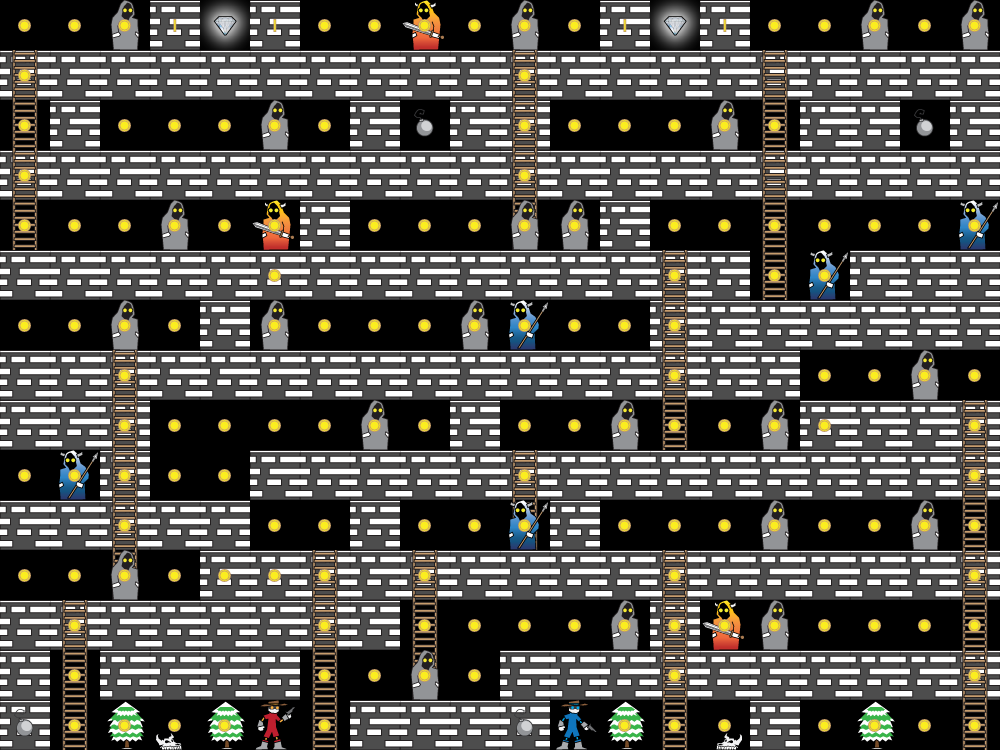

This game map was drawn from its Tiled (.tmx) file and the tilesets committed beside it. A one-line description and the trimmed map source follow:
An orthogonal 20x15 tile map with 50x50 px tiles, 7 tile layers (Blocks, Ladders, Back, Cast, ...).

<map version="1.0" orientation="orthogonal" width="20" height="15" tilewidth="50" tileheight="50">
 <tileset firstgid="1" name="bandit_spritesheet" tilewidth="50" tileheight="50">
  <image source="bandit_spritesheet.png" width="900" height="500" />
 </tileset>
 <layer name="Blocks" width="20" height="15">
  <data>[300 cells, 172 non-empty, 1 distinct tile ids]</data>
 </layer>
 <layer name="Ladders" width="20" height="15">
  <data>[300 cells, 45 non-empty, 1 distinct tile ids]</data>
 </layer>
 <layer name="Back" width="20" height="15">
  <data>[300 cells, 4 non-empty, 1 distinct tile ids]</data>
 </layer>
 <layer name="Cast" width="20" height="15">
  <data>[300 cells, 32 non-empty, 5 distinct tile ids]</data>
 </layer>
 <layer name="Coins" width="20" height="15">
  <data>[300 cells, 152 non-empty, 2 distinct tile ids]</data>
 </layer>
 <layer name="Front" width="20" height="15">
  <data>[300 cells, 2 non-empty, 2 distinct tile ids]</data>
 </layer>
 <layer name="bomb" width="20" height="15">
  <data>[300 cells, 8 non-empty, 2 distinct tile ids]</data>
 </layer>
</map>
